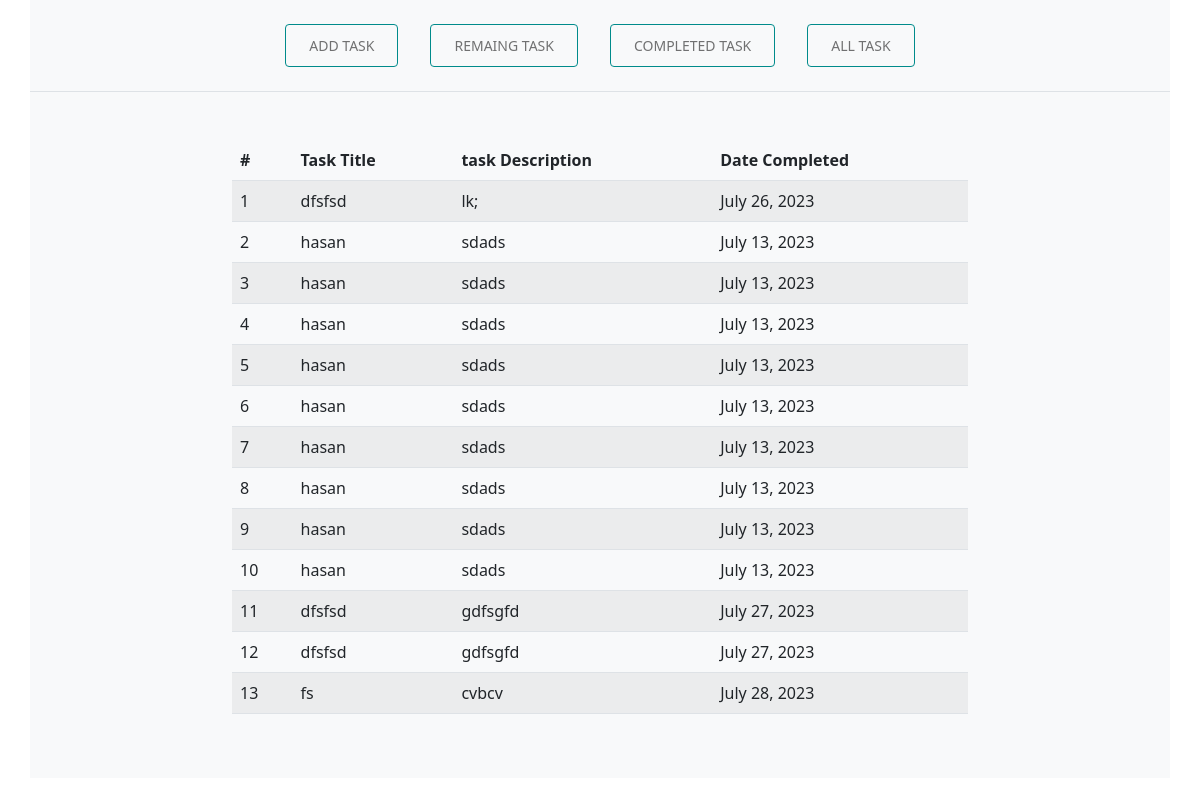
/alldata/, run on an earlier commit of the app's database.
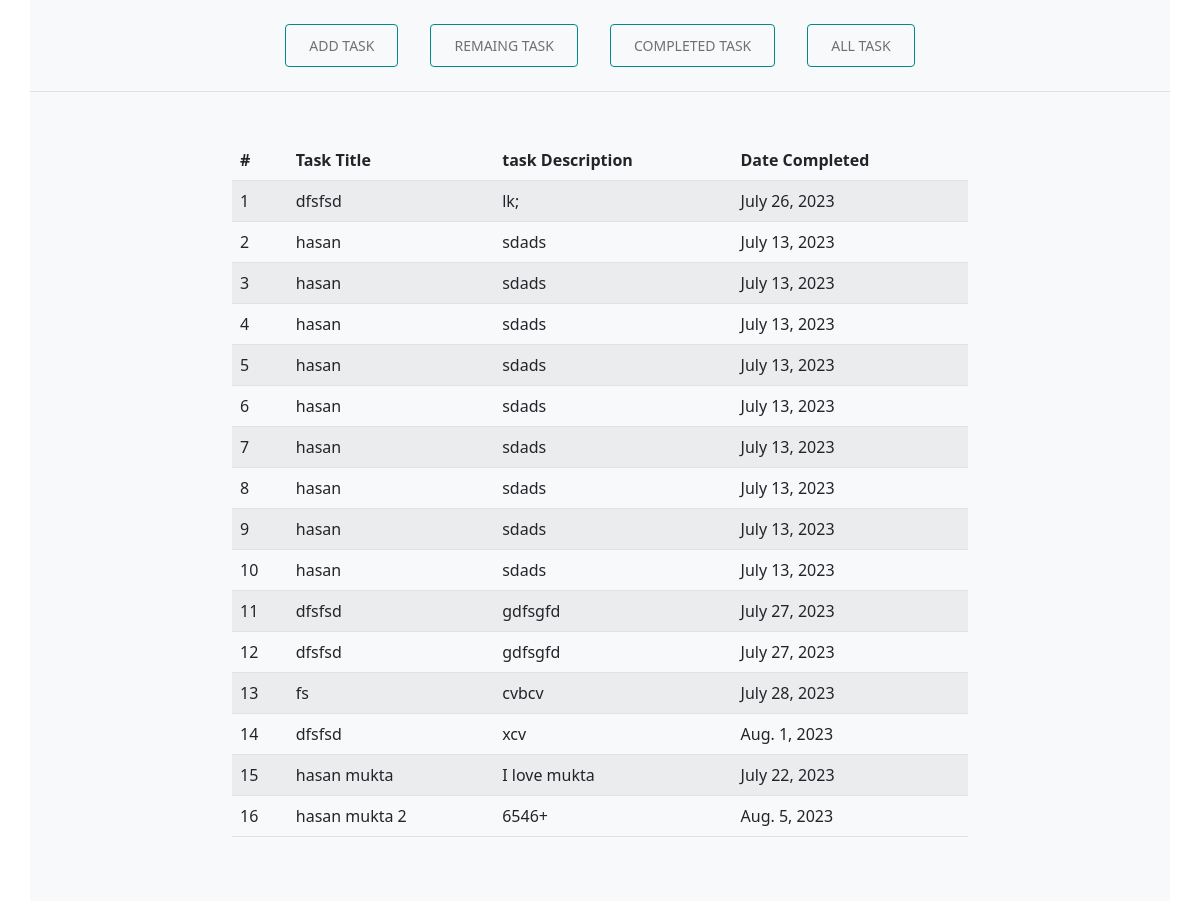
And on a later commit of the database.
### todohome/models.py (models this page shows)
class todomodel(models.Model):
    title           = models.CharField(max_length=255)
    description     = models.TextField(max_length=1000)
    datecomplete    = models.DateField()

### todohome/views.py (the view)
# urls.py: path('alldata/', views.alldata, name='alldata'),
def alldata(request):
    alldata = todomodel.objects.all()
    return render(request, 'alldata.html', {'alldata': alldata})

### templates/alldata.html (shortened to what this page needs)
<!DOCTYPE html>
{% load static %}
<html lang="en">
<head>
    <link rel="stylesheet" href="{% static 'css/bootstrap.min.css' %}">
    <link rel="stylesheet" href="{% static 'css/datepicker.min.css' %}">
    <link rel="stylesheet" href="{% static 'css/style.css' %}">
</head>
<body>
    <div class="container">
        <div class="row">
            <nav class="navbar navbar-expand-sm bg-light justify-content-center border-bottom py-4">
                <ul class="navbar-nav ml-auto ">
                    <li class="nav-item mx-3">
                        <a class="nav-link p-2" href="#">
                            Add Task
                        </a>
                    </li>
                    <li class="nav-item mx-3">
                        <a class="nav-link p-2" href="#">
                            Remaing Task
                        </a>
                    </li>
                    <li class="nav-item mx-3">
                        <a class="nav-link p-2" href="#">
                            Completed Task
                        </a>
                    </li>
                    <li class="nav-item mx-3">
                        <a class="nav-link p-2" href="#">
                            All Task
                        </a>
                    </li>
                </ul>
            </nav>
        </div>
    </div>
    <div class="container bg-light py-5">
        <div class="row">
            <div class="col-md-8 mx-auto">
                <table class="table table-striped">
                    <thead>
                        <tr>
                            <th scope="col">#</th>
                            <th scope="col">Task Title</th>
                            <th scope="col">task Description</th>
                            <th scope="col">Date Completed</th>
                        </tr>
                    </thead>
                    <tbody>
                        {% for i in alldata %}
                        <tr>
                            <td>{{ forloop.counter }}</td>
                            <td>{{i.title}}</td>
                            <td>{{i.description}}</td>
                            <td>{{i.datecomplete}}</td>
                        </tr>
                        {% endfor %}
                    </tbody>
                </table>
            </div>
        </div>
    </div>
</body>
</html>

### static/css/style.css (style rules this page uses)
.navbar-expand-sm .navbar-nav a { text-transform: uppercase !important; font-size: 14px; border: 1px solid darkcyan; padding: 10px 23px !important; border-radius: 4px; transition: all .2s linear; }

What changed in the data, as far as the page shows it:
added todomodel: title "dfsfsd", description "xcv", datecomplete "Aug. 1, 2023"
added todomodel: title "hasan mukta", description "I love mukta", datecomplete "July 22, 2023"
added todomodel: title "hasan mukta 2", description "6546+", datecomplete "Aug. 5, 2023"
